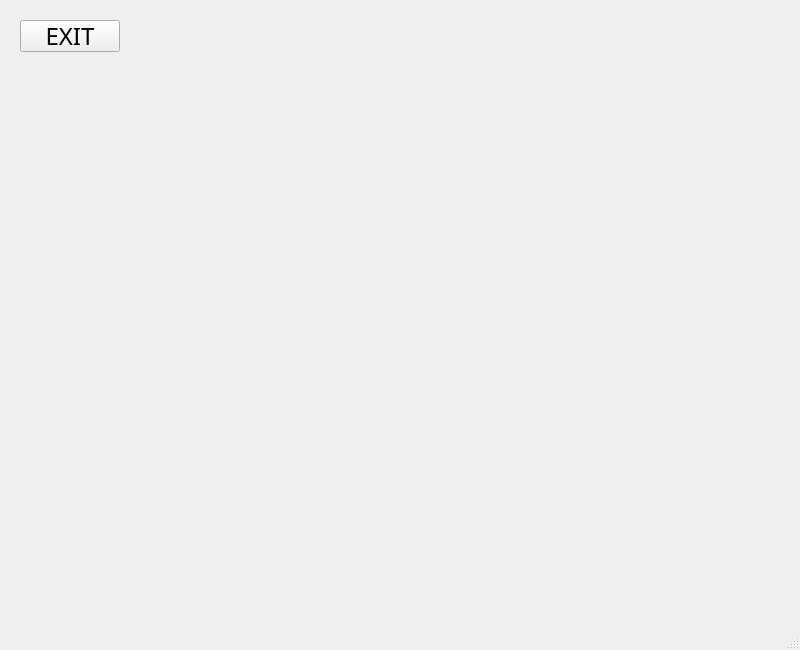
<?xml version="1.0" encoding="UTF-8"?>
<ui version="4.0">
 <class>BogoSort</class>
 <widget class="QMainWindow" name="BogoSort">
  <property name="geometry">
   <rect>
    <x>0</x>
    <y>0</y>
    <width>800</width>
    <height>650</height>
   </rect>
  </property>
  <property name="windowTitle">
   <string>MainWindow</string>
  </property>
  <widget class="QWidget" name="centralwidget">
   <widget class="BogoSortLevel" name="widget" native="true">
    <property name="geometry">
     <rect>
      <x>10</x>
      <y>10</y>
      <width>781</width>
      <height>571</height>
     </rect>
    </property>
    <widget class="QPushButton" name="menuButton">
     <property name="geometry">
      <rect>
       <x>10</x>
       <y>10</y>
       <width>100</width>
       <height>32</height>
      </rect>
     </property>
     <property name="font">
      <font>
       <family>Century Gothic</family>
       <pointsize>18</pointsize>
       <italic>false</italic>
       <bold>false</bold>
      </font>
     </property>
     <property name="text">
      <string>EXIT</string>
     </property>
    </widget>
   </widget>
  </widget>
  <widget class="QMenuBar" name="menubar">
   <property name="geometry">
    <rect>
     <x>0</x>
     <y>0</y>
     <width>800</width>
     <height>21</height>
    </rect>
   </property>
  </widget>
  <widget class="QStatusBar" name="statusbar"/>
 </widget>
 <customwidgets>
  <customwidget>
   <class>BogoSortLevel</class>
   <extends>QWidget</extends>
   <header location="global">bogosortlevel.h</header>
   <container>1</container>
  </customwidget>
 </customwidgets>
 <resources/>
 <connections/>
</ui>
